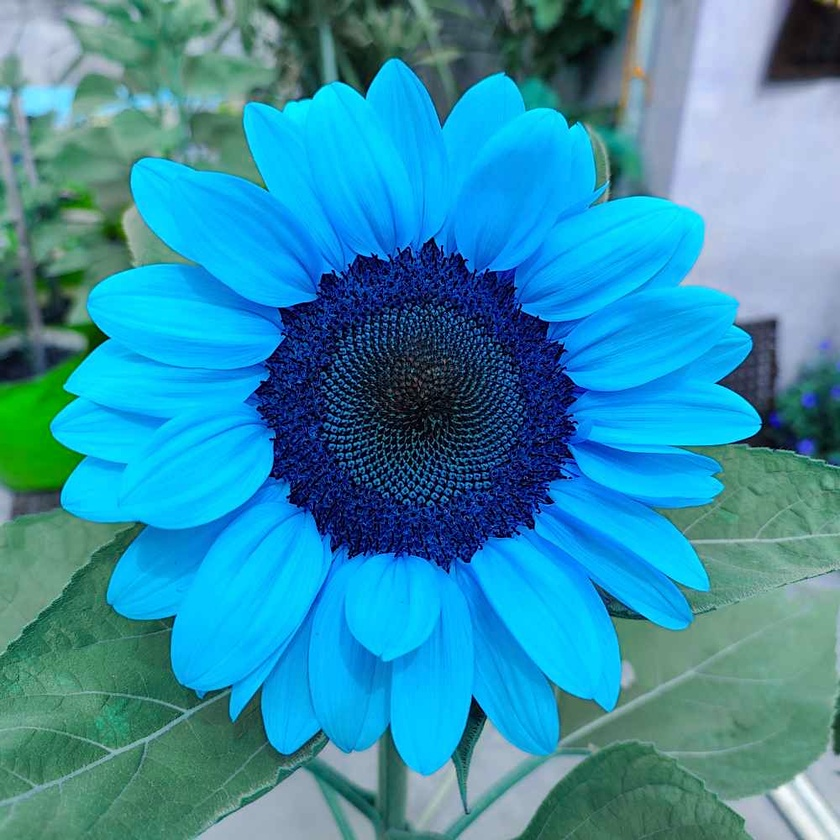
#> input picture Images/sunflower.jpg, 840 x 840 px, shrunk from 1000 x 1000 before the run
$ python pg4.py   (older library calls are emulated)
#> lines starting #> are read from the running program, lines starting #| are printed output that depends on the picture
"""
Program 4. Spatial Domain Filtering: Apply smoothing filters (mean, median, Gaussian) and sharpening
filters (Laplacian, high-pass) for noise reduction and enhancement.

Anthony Pinto Robinson
29/01/2026
"""

import cv2
import numpy as np
import matplotlib.pyplot as plt

img = cv2.imread('Images/sunflower.jpg', cv2.IMREAD_COLOR_RGB)
#> img is the input picture: shape (840, 840, 3); mean B, G, R 170.1, 142.2, 52.5

if img is None:
    print("Error: Image not found!")
    exit()

def mean_filter(image):
    kernel = np.ones((5, 5), np.float32) / 25
    return cv2.filter2D(image, -1, kernel)

def median_filter(image, kernel_size=5):
#> called with kernel_size = 5
    return cv2.medianBlur(image, kernel_size)

def gaussian_filter(image, kernel_size=5, sigma=0):
#> called with kernel_size = 5, sigma = 0
    return cv2.GaussianBlur(image, (kernel_size, kernel_size), sigma)

def laplacian_filter(image):
    laplacian = cv2.Laplacian(image, cv2.CV_64F)
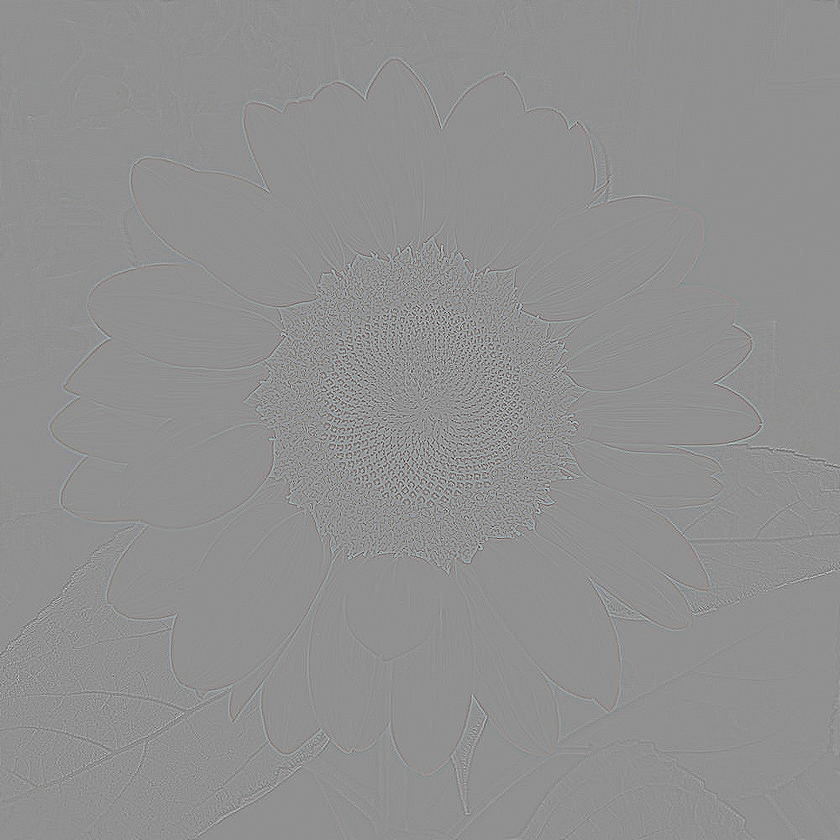
#> laplacian: shape (840, 840, 3) float64; mean B, G, R 0, 0, 0; drawn with min black and max white
    return np.uint8(np.absolute(laplacian))
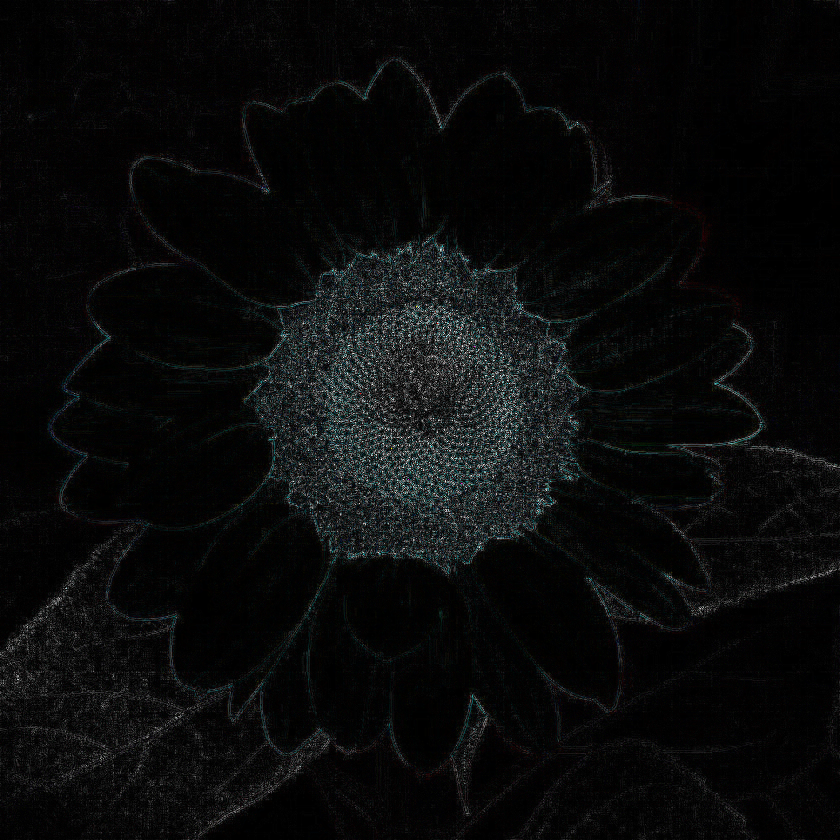
#> returned value: shape (840, 840, 3); mean of channels 0, 1, 2 10.8, 10.7, 9.9; drawn as B, G, R

def high_pass_filter(image):
    kernel = np.array([[-1, -1, -1],
                       [-1,  8, -1],
                       [-1, -1, -1]])
#> kernel = [[-1, -1, -1], [-1, 8, -1], [-1, -1, -1]]
    return cv2.filter2D(image, -1, kernel)
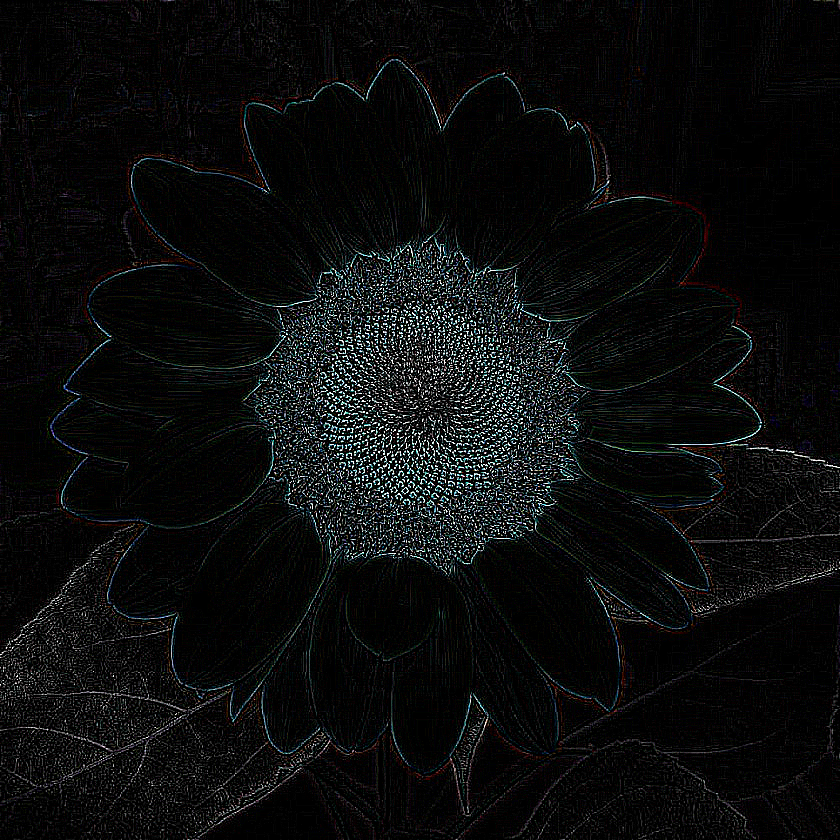
#> returned value: shape (840, 840, 3); mean of channels 0, 1, 2 12.9, 12.8, 11.7; drawn as B, G, R

images = [
    img,
    mean_filter(img),
    median_filter(img),
    gaussian_filter(img),
    laplacian_filter(img),
    high_pass_filter(img)
]

titles = [
    "Original Image",
    "Mean Filter",
    "Median Filter",
    "Gaussian Filter",
    "Laplacian Filter",
    "High-Pass Filter"
]

plt.figure(figsize=(18, 12))
for i in range(len(images)):
    plt.subplot(2, 3, i + 1)
    plt.imshow(images[i], cmap='gray')
    plt.title(titles[i])
    plt.axis('off')
#> this loop made 6 passes

plt.tight_layout()
plt.show()
#> figure, not shown here; B, G, R data is drawn as R, G, B

$ run again, with Images/cheetha.png saved as Images/sunflower.jpg
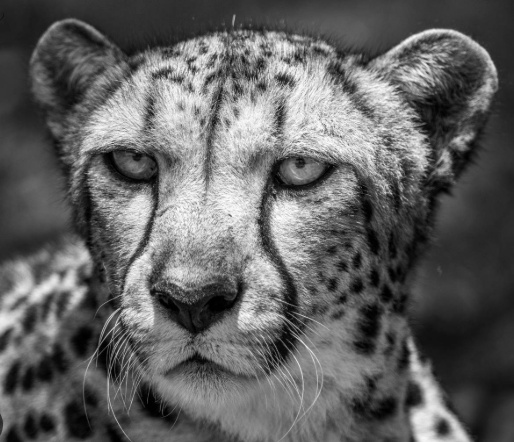
#> input picture Images/cheetha.png, 514 x 442 px
#> img is the input picture: shape (442, 514, 3); min 0, max 255, mean 97.9
#> in laplacian_filter, `laplacian = cv2.Laplacian(image, cv2.CV_64F)`:
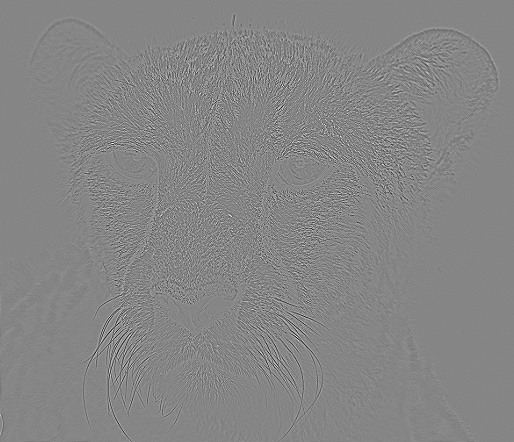
#> laplacian: shape (442, 514, 3) float64; min -359, max 325, mean 0; drawn with min black and max white
#> kernel = [[-1, -1, -1], [-1, 8, -1], [-1, -1, -1]]
#> in high_pass_filter, `return cv2.filter2D(image, -1, kernel)`:
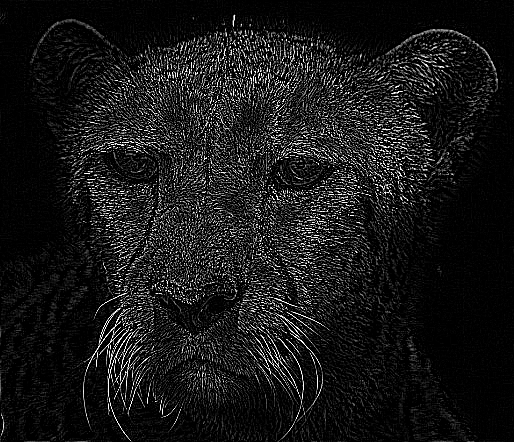
#> returned value: shape (442, 514, 3); min 0, max 255, mean 24.2
#> the loop `for i in range(len(images)):` made 6 passes
